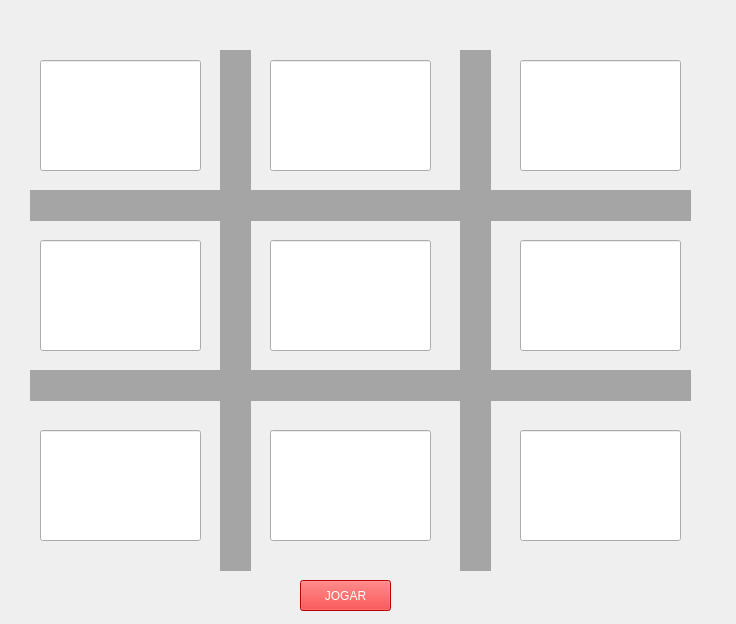
<?xml version="1.0" encoding="UTF-8"?>
<ui version="4.0">
 <class>mainWindow</class>
 <widget class="QMainWindow" name="mainWindow">
  <property name="geometry">
   <rect>
    <x>0</x>
    <y>0</y>
    <width>736</width>
    <height>624</height>
   </rect>
  </property>
  <property name="windowTitle">
   <string>Jogo da velha</string>
  </property>
  <widget class="QWidget" name="centralwidget">
   <widget class="QFrame" name="verticalFrame">
    <property name="geometry">
     <rect>
      <x>30</x>
      <y>190</y>
      <width>661</width>
      <height>31</height>
     </rect>
    </property>
    <property name="styleSheet">
     <string notr="true">background-color: rgb(165, 165, 165);</string>
    </property>
    <layout class="QVBoxLayout" name="verticalLayout">
     <item>
      <widget class="QLabel" name="label_2">
       <property name="styleSheet">
        <string notr="true">font: 16pt &quot;MS Shell Dlg 2&quot;;
color: rgb(255, 0, 0);
</string>
       </property>
       <property name="text">
        <string/>
       </property>
      </widget>
     </item>
    </layout>
   </widget>
   <widget class="QFrame" name="verticalFrame_2">
    <property name="geometry">
     <rect>
      <x>30</x>
      <y>370</y>
      <width>661</width>
      <height>31</height>
     </rect>
    </property>
    <property name="styleSheet">
     <string notr="true">background-color: rgb(165, 165, 165);</string>
    </property>
    <layout class="QVBoxLayout" name="verticalLayout_2"/>
   </widget>
   <widget class="QFrame" name="horizontalFrame">
    <property name="geometry">
     <rect>
      <x>220</x>
      <y>50</y>
      <width>31</width>
      <height>521</height>
     </rect>
    </property>
    <property name="styleSheet">
     <string notr="true">background-color: rgb(165, 165, 165);</string>
    </property>
    <layout class="QHBoxLayout" name="horizontalLayout"/>
   </widget>
   <widget class="QFrame" name="horizontalFrame_2">
    <property name="geometry">
     <rect>
      <x>460</x>
      <y>50</y>
      <width>31</width>
      <height>521</height>
     </rect>
    </property>
    <property name="styleSheet">
     <string notr="true">background-color: rgb(165, 165, 165);</string>
    </property>
    <layout class="QHBoxLayout" name="horizontalLayout_2"/>
   </widget>
   <widget class="QLineEdit" name="lineEdit">
    <property name="geometry">
     <rect>
      <x>40</x>
      <y>60</y>
      <width>161</width>
      <height>111</height>
     </rect>
    </property>
    <property name="styleSheet">
     <string notr="true">font: 48pt &quot;MS Shell Dlg 2&quot;;</string>
    </property>
    <property name="text">
     <string/>
    </property>
   </widget>
   <widget class="QLineEdit" name="lineEdit_2">
    <property name="geometry">
     <rect>
      <x>270</x>
      <y>60</y>
      <width>161</width>
      <height>111</height>
     </rect>
    </property>
    <property name="styleSheet">
     <string notr="true">font: 48pt &quot;MS Shell Dlg 2&quot;;</string>
    </property>
   </widget>
   <widget class="QLineEdit" name="lineEdit_3">
    <property name="geometry">
     <rect>
      <x>520</x>
      <y>60</y>
      <width>161</width>
      <height>111</height>
     </rect>
    </property>
    <property name="styleSheet">
     <string notr="true">font: 48pt &quot;MS Shell Dlg 2&quot;;</string>
    </property>
   </widget>
   <widget class="QLineEdit" name="lineEdit_4">
    <property name="geometry">
     <rect>
      <x>40</x>
      <y>240</y>
      <width>161</width>
      <height>111</height>
     </rect>
    </property>
    <property name="styleSheet">
     <string notr="true">font: 48pt &quot;MS Shell Dlg 2&quot;;</string>
    </property>
   </widget>
   <widget class="QLineEdit" name="lineEdit_5">
    <property name="geometry">
     <rect>
      <x>270</x>
      <y>240</y>
      <width>161</width>
      <height>111</height>
     </rect>
    </property>
    <property name="styleSheet">
     <string notr="true">font: 48pt &quot;MS Shell Dlg 2&quot;;</string>
    </property>
   </widget>
   <widget class="QLineEdit" name="lineEdit_6">
    <property name="geometry">
     <rect>
      <x>520</x>
      <y>240</y>
      <width>161</width>
      <height>111</height>
     </rect>
    </property>
    <property name="styleSheet">
     <string notr="true">font: 48pt &quot;MS Shell Dlg 2&quot;;</string>
    </property>
   </widget>
   <widget class="QLineEdit" name="lineEdit_7">
    <property name="geometry">
     <rect>
      <x>40</x>
      <y>430</y>
      <width>161</width>
      <height>111</height>
     </rect>
    </property>
    <property name="styleSheet">
     <string notr="true">font: 48pt &quot;MS Shell Dlg 2&quot;;</string>
    </property>
   </widget>
   <widget class="QLineEdit" name="lineEdit_8">
    <property name="geometry">
     <rect>
      <x>270</x>
      <y>430</y>
      <width>161</width>
      <height>111</height>
     </rect>
    </property>
    <property name="styleSheet">
     <string notr="true">font: 48pt &quot;MS Shell Dlg 2&quot;;</string>
    </property>
   </widget>
   <widget class="QLineEdit" name="lineEdit_9">
    <property name="geometry">
     <rect>
      <x>520</x>
      <y>430</y>
      <width>161</width>
      <height>111</height>
     </rect>
    </property>
    <property name="styleSheet">
     <string notr="true">font: 48pt &quot;MS Shell Dlg 2&quot;;</string>
    </property>
   </widget>
   <widget class="QPushButton" name="pushButton">
    <property name="geometry">
     <rect>
      <x>300</x>
      <y>580</y>
      <width>91</width>
      <height>31</height>
     </rect>
    </property>
    <property name="styleSheet">
     <string notr="true">background-color: rgb(255, 0, 0);
font: 14pt &quot;Mongolian Baiti&quot;;
color: rgb(255, 255, 255);</string>
    </property>
    <property name="text">
     <string>JOGAR</string>
    </property>
   </widget>
   <widget class="QLabel" name="label">
    <property name="geometry">
     <rect>
      <x>40</x>
      <y>20</y>
      <width>641</width>
      <height>20</height>
     </rect>
    </property>
    <property name="styleSheet">
     <string notr="true">font: 16pt &quot;MS Shell Dlg 2&quot;;
color: rgb(255, 0, 0);
</string>
    </property>
    <property name="text">
     <string/>
    </property>
   </widget>
  </widget>
 </widget>
 <resources/>
 <connections/>
</ui>
